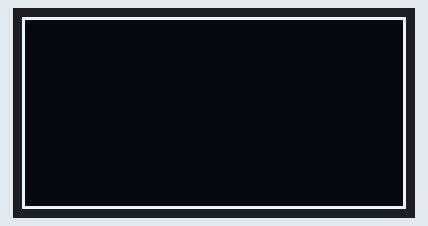
Simulated run of this sketch. Board: Arduino Uno, built with avr-gcc and run on an emulated ATmega328P. On the bench: 128×64 one-colour display.

Above: at 0.1 s.

The sketch:

OLED_rect.ino
```cpp
#include <Wire.h>
#include <Adafruit_SSD1306.h>
#include <Adafruit_GFX.h>
int i,j;
#define OLED_ADDR   0x3C    // OLED display TWI address

Adafruit_SSD1306 OLED(-1);

void setup() {
  OLED.begin(SSD1306_SWITCHCAPVCC, OLED_ADDR);        // initialize and clear display
  OLED.clearDisplay();
  OLED.display();

  for(i=0;i<64;i++){      //make rectangle with single pixels
    OLED.drawPixel(0, i, WHITE);
    OLED.drawPixel(127, i, WHITE);
  }
  for(j=0;j<128;j++){
    OLED.drawPixel(j, 0, WHITE);
    OLED.drawPixel(j, 63, WHITE);
  }
  OLED.display();
}

void loop() {

}
```
